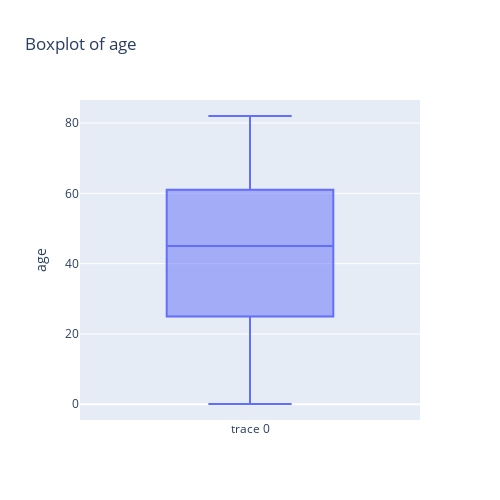
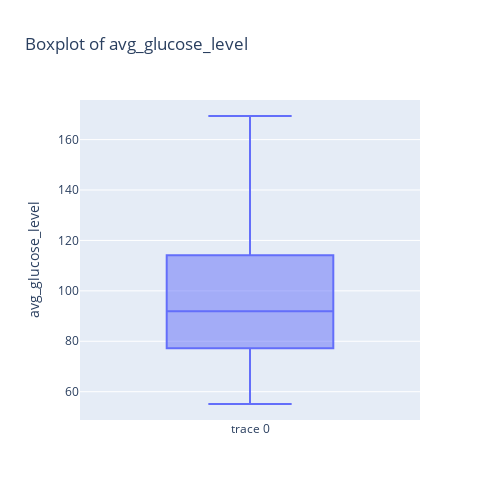
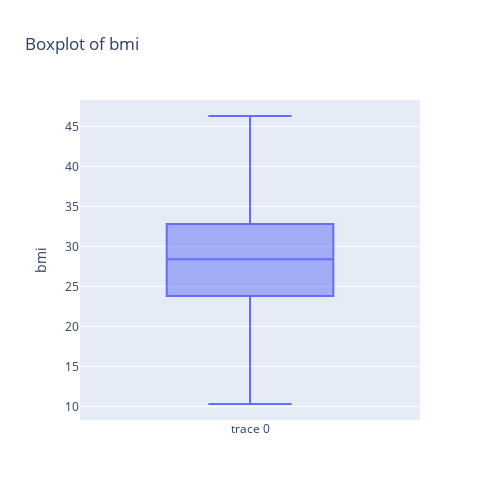

These figures' notebook cell, in order:
### Code cell
for col in numerical_columns:
    box_plot(capped_data, col)

### Figure 1 — Plotly figure (JSON) as saved in the notebook; plotly's stock layout.template omitted (floating-point values rounded to 4 significant figures; data arrays with more than 128 entries replaced by an {"elided": "..."} marker saying what was removed)
{"data": [{"boxpoints": "outliers", "jitter": 0.3, "pointpos": -1.8, "type": "box", "y": {"elided": "5110 float values"}}], "layout": {"height": 500, "title": {"text": "Boxplot of age"}, "width": 500, "yaxis": {"title": {"text": "age"}}}}

### Figure 2 — Plotly figure (JSON) as saved in the notebook; plotly's stock layout.template omitted (floating-point values rounded to 4 significant figures; data arrays with more than 128 entries replaced by an {"elided": "..."} marker saying what was removed)
{"data": [{"boxpoints": "outliers", "jitter": 0.3, "pointpos": -1.8, "type": "box", "y": {"elided": "5110 float values"}}], "layout": {"height": 500, "title": {"text": "Boxplot of avg_glucose_level"}, "width": 500, "yaxis": {"title": {"text": "avg_glucose_level"}}}}

### Figure 3 — Plotly figure (JSON) as saved in the notebook; plotly's stock layout.template omitted (floating-point values rounded to 4 significant figures; data arrays with more than 128 entries replaced by an {"elided": "..."} marker saying what was removed)
{"data": [{"boxpoints": "outliers", "jitter": 0.3, "pointpos": -1.8, "type": "box", "y": {"elided": "5110 float values"}}], "layout": {"height": 500, "title": {"text": "Boxplot of bmi"}, "width": 500, "yaxis": {"title": {"text": "bmi"}}}}
